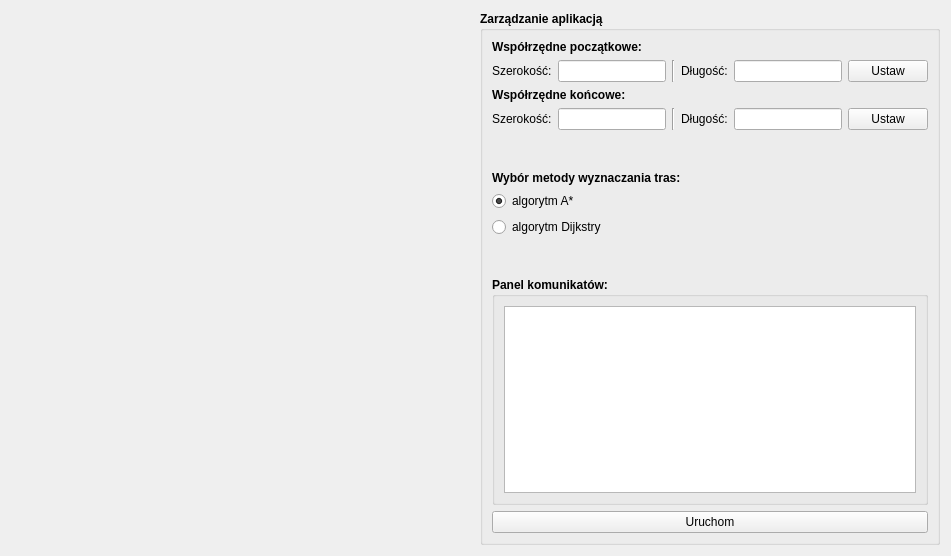
<?xml version="1.0" encoding="UTF-8"?>
<ui version="4.0">
 <class>Form</class>
 <widget class="QWidget" name="Form">
  <property name="geometry">
   <rect>
    <x>0</x>
    <y>0</y>
    <width>951</width>
    <height>556</height>
   </rect>
  </property>
  <property name="windowTitle">
   <string>Aplikacja nawigacyjna</string>
  </property>
  <layout class="QHBoxLayout" name="horizontalLayout_2">
   <item>
    <widget class="QWidget" name="W_map" native="true">
     <property name="sizePolicy">
      <sizepolicy hsizetype="Expanding" vsizetype="Expanding">
       <horstretch>0</horstretch>
       <verstretch>0</verstretch>
      </sizepolicy>
     </property>
    </widget>
   </item>
   <item>
    <spacer name="horizontalSpacer">
     <property name="orientation">
      <enum>Qt::Horizontal</enum>
     </property>
     <property name="sizeType">
      <enum>QSizePolicy::Fixed</enum>
     </property>
     <property name="sizeHint" stdset="0">
      <size>
       <width>10</width>
       <height>316</height>
      </size>
     </property>
    </spacer>
   </item>
   <item>
    <widget class="QGroupBox" name="G_management">
     <property name="font">
      <font>
       <weight>75</weight>
       <bold>true</bold>
      </font>
     </property>
     <property name="title">
      <string>Zarządzanie aplikacją</string>
     </property>
     <layout class="QVBoxLayout" name="verticalLayout">
      <item>
       <widget class="QLabel" name="L_coorStart">
        <property name="text">
         <string>Współrzędne początkowe:</string>
        </property>
       </widget>
      </item>
      <item>
       <layout class="QHBoxLayout" name="horizontalLayout">
        <item>
         <widget class="QLabel" name="L_latStart">
          <property name="font">
           <font>
            <weight>50</weight>
            <bold>false</bold>
           </font>
          </property>
          <property name="text">
           <string>Szerokość:</string>
          </property>
         </widget>
        </item>
        <item>
         <widget class="QLineEdit" name="E_latStart">
          <property name="font">
           <font>
            <weight>50</weight>
            <bold>false</bold>
           </font>
          </property>
         </widget>
        </item>
        <item>
         <widget class="Line" name="line">
          <property name="orientation">
           <enum>Qt::Vertical</enum>
          </property>
         </widget>
        </item>
        <item>
         <widget class="QLabel" name="L_lonStart">
          <property name="font">
           <font>
            <weight>50</weight>
            <bold>false</bold>
           </font>
          </property>
          <property name="text">
           <string>Długość:</string>
          </property>
         </widget>
        </item>
        <item>
         <widget class="QLineEdit" name="E_lonStart">
          <property name="font">
           <font>
            <weight>50</weight>
            <bold>false</bold>
           </font>
          </property>
         </widget>
        </item>
        <item>
         <widget class="QPushButton" name="B_coordStart">
          <property name="sizePolicy">
           <sizepolicy hsizetype="Fixed" vsizetype="Fixed">
            <horstretch>0</horstretch>
            <verstretch>0</verstretch>
           </sizepolicy>
          </property>
          <property name="font">
           <font>
            <weight>50</weight>
            <bold>false</bold>
           </font>
          </property>
          <property name="text">
           <string>Ustaw</string>
          </property>
         </widget>
        </item>
       </layout>
      </item>
      <item>
       <widget class="QLabel" name="L_coordEnd">
        <property name="text">
         <string>Współrzędne końcowe:</string>
        </property>
       </widget>
      </item>
      <item>
       <layout class="QHBoxLayout" name="horizontalLayout_3">
        <item>
         <widget class="QLabel" name="L_latEnd">
          <property name="font">
           <font>
            <weight>50</weight>
            <bold>false</bold>
           </font>
          </property>
          <property name="text">
           <string>Szerokość:</string>
          </property>
         </widget>
        </item>
        <item>
         <widget class="QLineEdit" name="E_latEnd">
          <property name="font">
           <font>
            <weight>50</weight>
            <bold>false</bold>
           </font>
          </property>
         </widget>
        </item>
        <item>
         <widget class="Line" name="line_2">
          <property name="orientation">
           <enum>Qt::Vertical</enum>
          </property>
         </widget>
        </item>
        <item>
         <widget class="QLabel" name="L_lonEnd">
          <property name="font">
           <font>
            <weight>50</weight>
            <bold>false</bold>
           </font>
          </property>
          <property name="text">
           <string>Długość:</string>
          </property>
         </widget>
        </item>
        <item>
         <widget class="QLineEdit" name="E_lonEnd">
          <property name="font">
           <font>
            <weight>50</weight>
            <bold>false</bold>
           </font>
          </property>
         </widget>
        </item>
        <item>
         <widget class="QPushButton" name="B_coordEnd">
          <property name="sizePolicy">
           <sizepolicy hsizetype="Fixed" vsizetype="Fixed">
            <horstretch>0</horstretch>
            <verstretch>0</verstretch>
           </sizepolicy>
          </property>
          <property name="font">
           <font>
            <weight>50</weight>
            <bold>false</bold>
           </font>
          </property>
          <property name="text">
           <string>Ustaw</string>
          </property>
         </widget>
        </item>
       </layout>
      </item>
      <item>
       <spacer name="verticalSpacer">
        <property name="orientation">
         <enum>Qt::Vertical</enum>
        </property>
        <property name="sizeHint" stdset="0">
         <size>
          <width>20</width>
          <height>40</height>
         </size>
        </property>
       </spacer>
      </item>
      <item>
       <widget class="QLabel" name="L_algorithm">
        <property name="text">
         <string>Wybór metody wyznaczania tras:</string>
        </property>
       </widget>
      </item>
      <item>
       <widget class="QRadioButton" name="R_astar">
        <property name="font">
         <font>
          <weight>50</weight>
          <bold>false</bold>
         </font>
        </property>
        <property name="text">
         <string>algorytm A*</string>
        </property>
        <property name="checked">
         <bool>true</bool>
        </property>
       </widget>
      </item>
      <item>
       <widget class="QRadioButton" name="R_dijkstra">
        <property name="font">
         <font>
          <weight>50</weight>
          <bold>false</bold>
         </font>
        </property>
        <property name="text">
         <string>algorytm Dijkstry</string>
        </property>
       </widget>
      </item>
      <item>
       <spacer name="verticalSpacer_2">
        <property name="orientation">
         <enum>Qt::Vertical</enum>
        </property>
        <property name="sizeHint" stdset="0">
         <size>
          <width>20</width>
          <height>40</height>
         </size>
        </property>
       </spacer>
      </item>
      <item>
       <widget class="QGroupBox" name="G_changelog">
        <property name="title">
         <string>Panel komunikatów:</string>
        </property>
        <layout class="QVBoxLayout" name="verticalLayout_2">
         <item>
          <widget class="QTextEdit" name="changelog">
           <property name="enabled">
            <bool>true</bool>
           </property>
           <property name="font">
            <font>
             <weight>50</weight>
             <bold>false</bold>
            </font>
           </property>
           <property name="readOnly">
            <bool>true</bool>
           </property>
          </widget>
         </item>
        </layout>
       </widget>
      </item>
      <item>
       <widget class="QPushButton" name="B_run">
        <property name="font">
         <font>
          <weight>50</weight>
          <bold>false</bold>
         </font>
        </property>
        <property name="text">
         <string>Uruchom</string>
        </property>
       </widget>
      </item>
     </layout>
    </widget>
   </item>
  </layout>
 </widget>
 <resources/>
 <connections/>
</ui>
